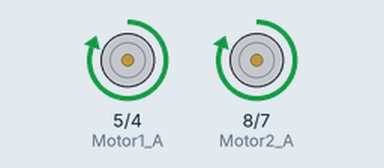
This sketch was run on a simulated Arduino Uno, built with avr-gcc and run on an emulated ATmega328P. Shown: motor-driver pin pairs drawn as motors (green arrow = first pin HIGH = forward, orange = second pin HIGH = backward, longer = more drive, scaled by the enable pin).

Above: at 0.5 s.
At 2.5 s:
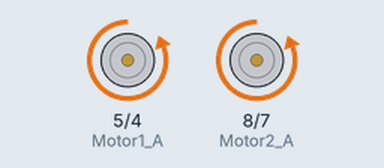
At 4.5 s:
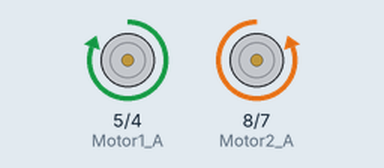
At 9.5 s:
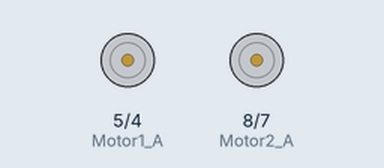
Timing chart, 0 to 10.4 s (numbered marks = the images above):
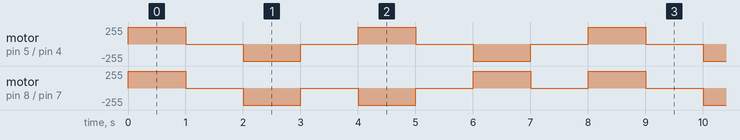

Measured:
- by itself, motor on pin 5 (Motor1_A) / pin 4 (Motor1_B): repeats every 4.0 s: stopped 1.0 s, backward 255/255 1.0 s, stopped 1.0 s, forward 255/255 1.0 s
- by itself, motor on pin 8 (Motor2_A) / pin 7 (Motor2_B): repeats every 8.0 s: 2 × (stopped 1.0 s, backward 255/255 1.0 s), 2 × (stopped 1.0 s, forward 255/255 1.0 s)

The sketch:

h_bridge_test.ino
```cpp
//define the two direction logic pins and the speed / Motor1_PWM pin
const int Motor1_A = 5;
const int Motor1_B = 4;
const int Motor1_PWM = 6;

const int Motor2_A = 8;
const int Motor2_B = 7;
const int Motor2_PWM = 9;

int motorSpeed = 255;

void setup() {
  Serial.begin(9600);

  //set all pins as output
  pinMode(Motor1_A, OUTPUT);
  pinMode(Motor1_B, OUTPUT);
  pinMode(Motor1_PWM, OUTPUT);

  pinMode(Motor2_A, OUTPUT);
  pinMode(Motor2_B, OUTPUT);
  pinMode(Motor2_PWM, OUTPUT);
}

void loop() {

   // automation test
    M1Forward(motorSpeed);
    M2Forward(motorSpeed);

    delay(1000);

    M1Brake();
    M2Brake();

    delay(1000);

    M1Backward(motorSpeed);
    M2Backward(motorSpeed);

    delay(1000);

    M1Brake();
    M2Brake();

    delay(1000);

    M1Forward(motorSpeed);
    M2Backward(motorSpeed);

    delay(1000);

    M1Brake();
    M2Brake();

    delay(1000);

    M1Backward(motorSpeed);
    M2Forward(motorSpeed);

    delay(1000);

    M1Brake();
    M2Brake();

    delay(1000);
}


void M1Forward(int spd) {
  //drive forward at full speed by pulling Motor1_A High
  //and Motor1_B low, while writing a full value to Motor1_PWM to
  //control speed
  digitalWrite(Motor1_A, HIGH);
  digitalWrite(Motor1_B, LOW);
  analogWrite(Motor1_PWM, spd);
}

void M1Backward(int spd) {
  //change direction to reverse by flipping the states
  //of the direction pins from their forward state
  digitalWrite(Motor1_A, LOW);
  digitalWrite(Motor1_B, HIGH);
  analogWrite(Motor1_PWM, spd);
}

void M1Brake() {
  //Brake the motor by pulling both direction pins to
  //the same state (in this case LOW). Motor1_PWM doesn't matter
  //in a brake situation, but set as 0.
  digitalWrite(Motor1_A, LOW);
  digitalWrite(Motor1_B, LOW);
  analogWrite(Motor1_PWM, 0);
}

void M2Forward(int spd) {
  digitalWrite(Motor2_A, HIGH);
  digitalWrite(Motor2_B, LOW);
  analogWrite(Motor2_PWM, spd);
}

void M2Backward(int spd) {
  digitalWrite(Motor2_A, LOW);
  digitalWrite(Motor2_B, HIGH);
  analogWrite(Motor2_PWM, spd);
}

void M2Brake() {
  digitalWrite(Motor2_A, LOW);
  digitalWrite(Motor2_B, LOW);
  analogWrite(Motor2_PWM, 0);
}
```
